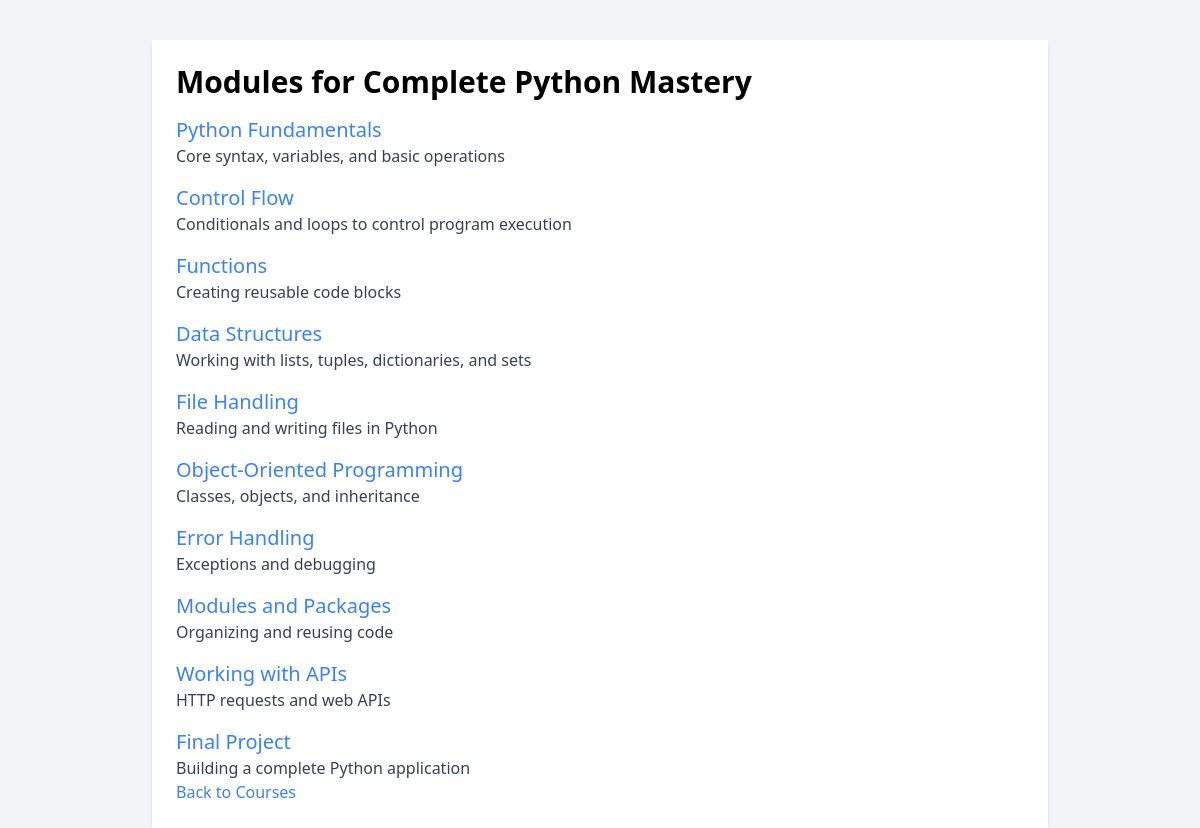
Page /module.php?course_id=1 (signed in) on the committed database.
### tables this page shows
CREATE TABLE `courses` (
  `id` int(11) NOT NULL,
  `course_name` varchar(255) NOT NULL,
  `description` text DEFAULT NULL,
  `teacher_id` int(11) DEFAULT NULL
);

CREATE TABLE `modules` (
  `id` int(11) NOT NULL,
  `course_id` int(11) NOT NULL,
  `module_name` varchar(255) NOT NULL,
  `module_description` text DEFAULT NULL,
  `sort_order` int(11) DEFAULT 0,
  `is_capstone` tinyint(1) DEFAULT 0
);

### module.php (the view, shortened to what this page needs)
<?php
include('db.php');
$course_id = $_GET['course_id'];
$stmt = $conn->prepare("SELECT * FROM courses WHERE id = ?");
$stmt->bind_param("i", $course_id);
$stmt->execute();
$courseResult = $stmt->get_result();
$course = $courseResult->fetch_assoc();
$stmt = $conn->prepare("SELECT * FROM modules WHERE course_id = ? ORDER BY sort_order ASC");
$stmt->bind_param("i", $course_id);
$stmt->execute();
$modulesResult = $stmt->get_result();
?>
<!DOCTYPE html>
<html lang="en">
<head>
  <script src="https://cdn.tailwindcss.com"></script>
</head>
<body class="bg-gray-100">
  <div class="max-w-4xl mx-auto p-6 bg-white shadow-md mt-10">
    <h1 class="text-3xl font-bold mb-4">Modules for <?= htmlspecialchars($course['course_name']); ?></h1>
    <?php if($modulesResult->num_rows > 0): ?>
      <ul class="space-y-4">
      <?php while($module = $modulesResult->fetch_assoc()): ?>
        <li>
          <a href="lessons.php?module_id=<?= $module['id'] ?>" class="text-blue-500 hover:underline text-xl">
            <?= htmlspecialchars($module['module_name']); ?>
          </a>
          <p class="text-gray-700"><?= htmlspecialchars($module['module_description']); ?></p>
        </li>
      <?php endwhile; ?>
      </ul>
    <?php else: ?>
      <p>No modules available for this course.</p>
    <?php endif; ?>
    <a href="courses.php" class="text-blue-500 hover:underline">Back to Courses</a>
  </div>
</body>
</html>

### rows in the picture
courses: course_name "Complete Python Mastery"
modules: module_name "Python Fundamentals", module_description "Core syntax, variables, and basic operations"
modules: module_name "Control Flow", module_description "Conditionals and loops to control program execution"
modules: module_name "Functions", module_description "Creating reusable code blocks"
modules: module_name "Data Structures", module_description "Working with lists, tuples, dictionaries, and sets"
modules: module_name "File Handling", module_description "Reading and writing files in Python"
modules: module_name "Object-Oriented Programming", module_description "Classes, objects, and inheritance"
modules: module_name "Error Handling", module_description "Exceptions and debugging"
modules: module_name "Modules and Packages", module_description "Organizing and reusing code"
modules: module_name "Working with APIs", module_description "HTTP requests and web APIs"
modules: module_name "Final Project", module_description "Building a complete Python application"
